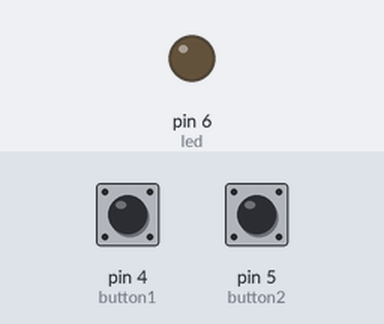
Bench run of a sketch on a simulated Arduino Uno, built with avr-gcc and run on an emulated ATmega328P. Parts: output pins drawn as LEDs (lit = HIGH). Inputs (shaded band) come from the test bench; at power-on: pin 4 (button1) LOW, pin 5 (button2) LOW.

Above: at 1.2 s.
1.3 s: pin 4 (button1) pulled HIGH for 0.15 s
At 2.0 s:
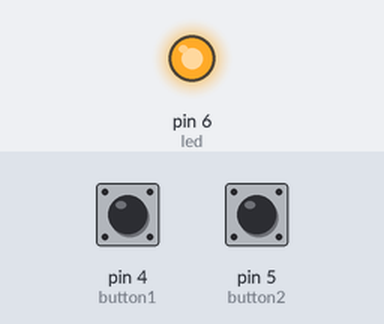
2.9 s: pin 5 (button2) pulled HIGH for 0.15 s
At 3.9 s:
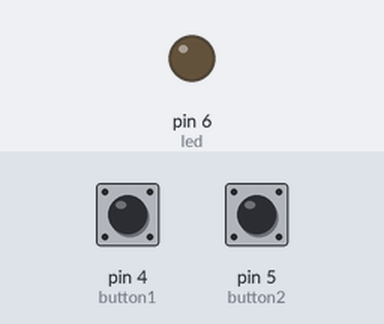
4.5 s: pin 4 (button1) pulled HIGH for 1 s
At 5.7 s:
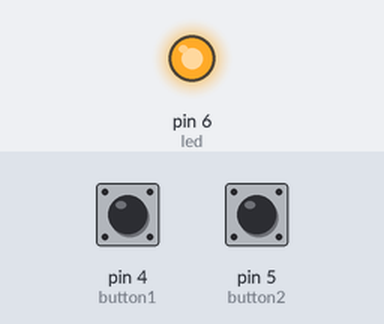
Timing chart, 0 to 7.5 s (numbered marks = the images above; inputs shaded):
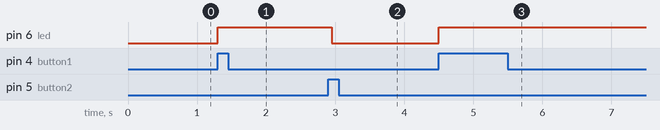

Measured:
- after the input at 1.3 s, pin 6 (led): LOW → HIGH at once
- after the input at 2.9 s, pin 6 (led): HIGH → LOW after 0.05 s
- after the input at 4.5 s, pin 6 (led): LOW → HIGH at once

The sketch:

Toggle_2.0.ino
```cpp
//2 push button as toggle switch (on / off led)

const int button1 = 4;
const int button2 = 5;
const int led = 6;

int button1Old = LOW;
int button1New;
int button2Old = LOW;
int button2New;

void setup() {
  pinMode (button1, INPUT);
  pinMode (button2, INPUT);
  pinMode (led, OUTPUT);
}

void loop() {

  ON ();

  OFF ();

}

void ON () {
  button1New = digitalRead (button1);

  if (button1New == HIGH and button1Old == LOW)
  {
    digitalWrite (led, HIGH);
  }

  button1Old = button1New;
  delay (50);
}

void OFF () {
  button2New = digitalRead (button2);

  if (button2New == HIGH and button2Old == LOW)
  {
  digitalWrite (led, LOW);
   }

  button2Old = button2New;
  delay (50);

}

//void Blink () {
//  digitalWrite (led, LOW);
//  delay (200);
//  digitalWrite (led, HIGH);
//  delay (200);
//}
```
